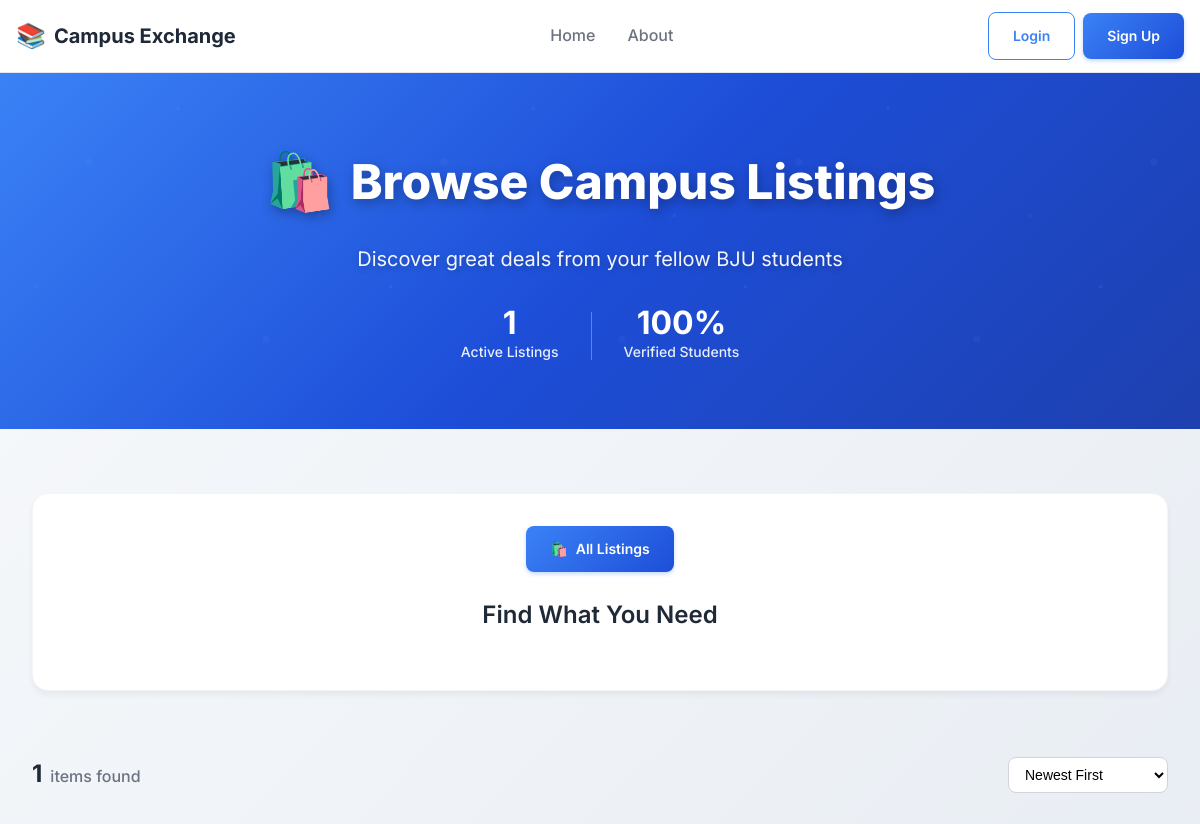
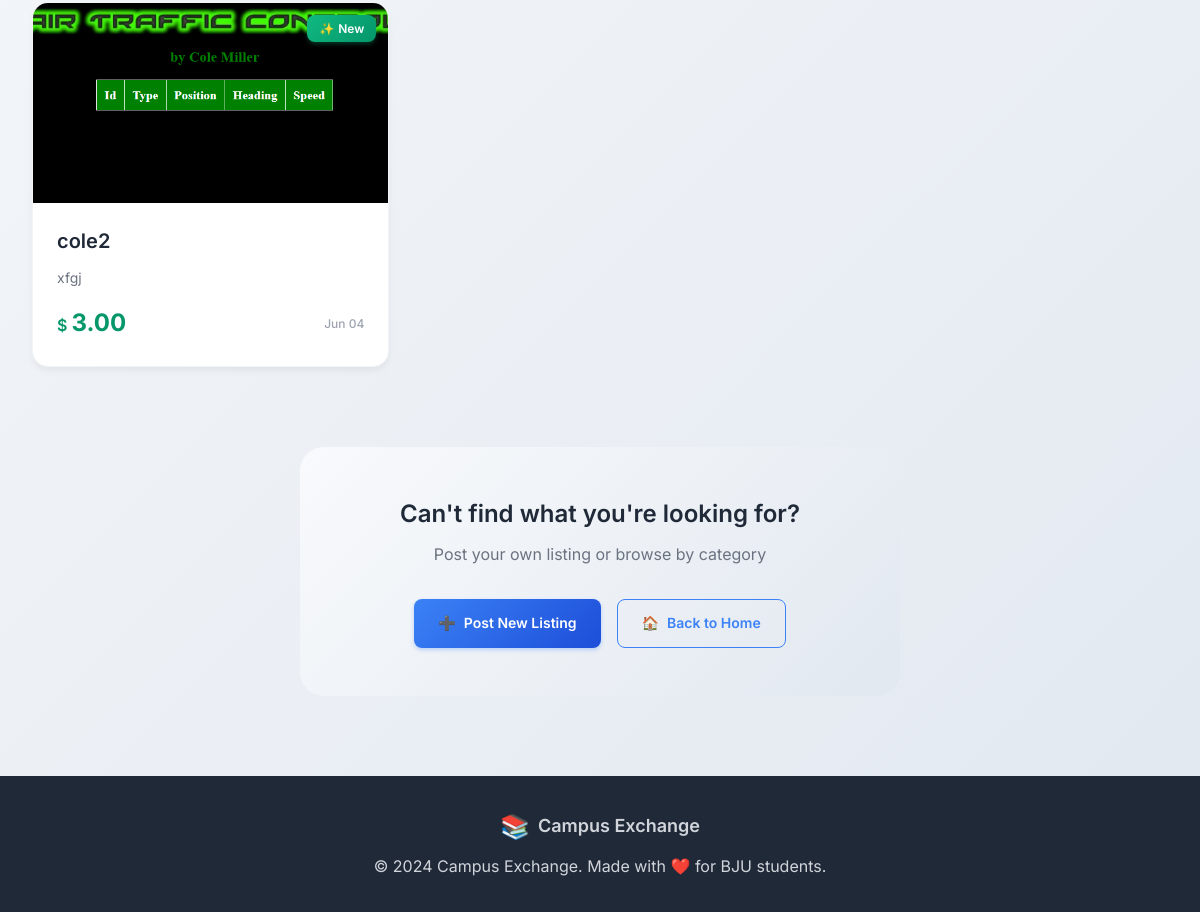
Page /listing/products/ on the earlier database version (2 pictures, top to bottom).
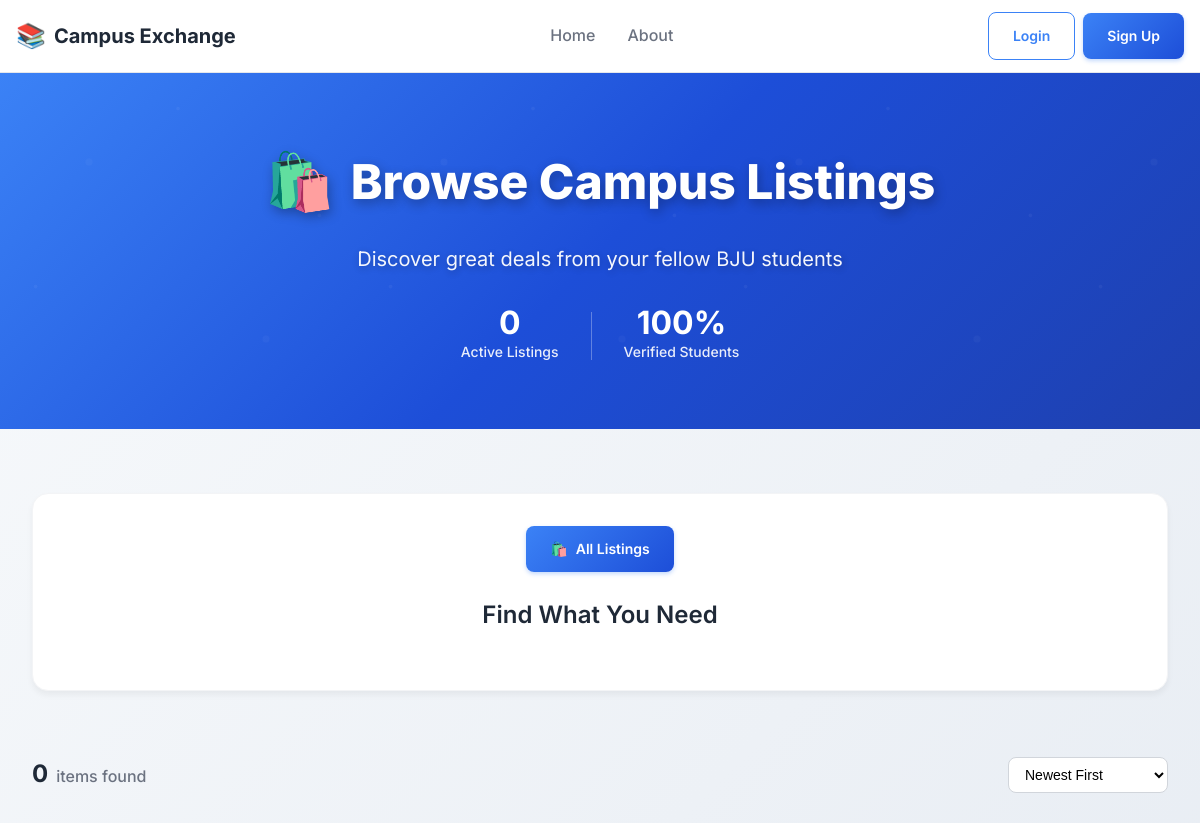
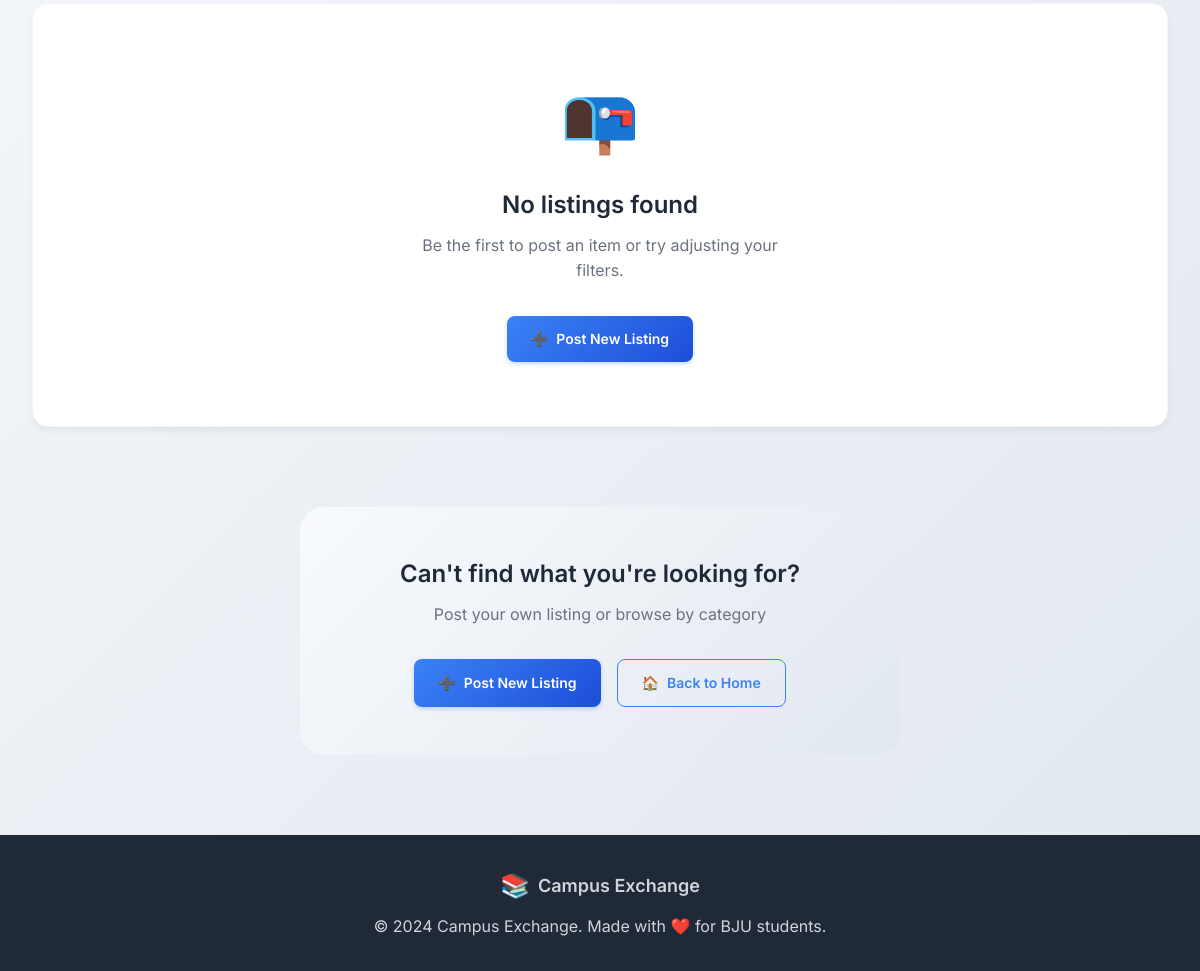
Same page on the later database version (2 pictures, top to bottom).
### listings/models.py (models this page shows, shortened)
class Product(models.Model):
    name = models.CharField(max_length=200)
    description = models.TextField()
    price = models.DecimalField(max_digits=10, decimal_places=2)
    stock = models.PositiveIntegerField()
    created_at = models.DateTimeField(default=timezone.now)
    updated_at = models.DateTimeField(auto_now=True)
    seller = models.ForeignKey(settings.AUTH_USER_MODEL, on_delete=models.CASCADE, related_name='products', null=True, blank=True)

class ProductImage(models.Model):
    product = models.ForeignKey(Product, related_name='images', on_delete=models.CASCADE)
    image = models.ImageField(upload_to='product_images/')
    order = models.PositiveIntegerField(default=0)  # Add ordering field
    class Meta:
        ordering = ['order', 'id']  # Order by order field, then by id (which preserves creation order)

### listings/views.py (the view, shortened to what this page needs)
# urls.py: path('products/', views.product_list, name='product_list'),
def product_list(request):
    query = request.GET.get('q', '')
    my_listings = request.GET.get('my_listings', '')  # Check for my_listings parameter
    products = Product.objects.all()
    if my_listings and request.user.is_authenticated:
        products = products.filter(seller=request.user)
    products = products.prefetch_related('images')
    context = {
        'products': products,
        'showing_my_listings': bool(my_listings and request.user.is_authenticated),
        'current_user': request.user if request.user.is_authenticated else None
    }
    return render(request, 'list.html', context)

### listings/templates/list.html (shortened to what the changed rows need)
{% extends 'layout.html' %}
{% load static %}
{% block css %}
{% load static %}
<link rel="stylesheet" href="{% static 'css/list.css' %}">
{% endblock %}
{% block header %}
<div class="listings-hero">
    <div class="listings-hero-content">
        <h1 class="listings-hero-title">
            <span class="listings-hero-icon">
                {% if showing_my_listings %}
                    👤
                {% else %}
                    🛍️
                {% endif %}
            </span>
            {% if showing_my_listings %}
                My Campus Listings
            {% else %}
                Browse Campus Listings
            {% endif %}
        </h1>
        <div class="listings-hero-stats">
            <div class="stat-item">
                <span class="stat-number">{{ products|length }}</span>
                <span class="stat-label">
                    {% if showing_my_listings %}
                        Your Listings
                    {% else %}
                        Active Listings
                    {% endif %}
                </span>
            </div>
        </div>
    </div>
</div>
{% endblock %}
{% block content %}
<div class="listings-container">
    <section class="filters-section">
        <div class="filters-header">
            <h2 class="filters-title">
                {% if showing_my_listings %}
                    Manage Your Items
                {% else %}
                    Find What You Need
                {% endif %}
            </h2>
        </div>
    </section>
    <section class="products-section">
        <div class="products-header">
            <div class="products-count">
                <span class="count-number">{{ products|length }}</span>
                <span class="count-text">
                    {% if showing_my_listings %}
                        of your items
                    {% else %}
                        items found
                    {% endif %}
                </span>
            </div>
        </div>
        {% if products %}
        <div class="products-grid">
            {% for product in products %}
            <a href="{% url 'product_details' product.id %}" class="product-card">
                <div class="product-image-container">
                    {% if product.images.all %}
                        <img src="{{ product.images.all.0.image.url }}" alt="{{ product.name }}" class="product-image">
                    {% else %}
                        <div class="product-image-placeholder">
                            <span class="placeholder-icon">📷</span>
                            <span class="placeholder-text">No Image</span>
                        </div>
                    {% endif %}
                    <div class="product-badge">
                        <span class="badge-icon">
                            {% if showing_my_listings %}
                                👤
                            {% else %}
                                ✨
                            {% endif %}
                        </span>
                        {% if showing_my_listings %}
                            Yours
                        {% else %}
                            New
                        {% endif %}
                    </div>
                </div>
                <div class="product-info">
                    <h3 class="product-title">{{ product.name }}</h3>
                    <p class="product-description">
                        {% if product.description|length > 60 %}
                            {{ product.description|slice:":60" }}...
                        {% else %}
                            {{ product.description }}
                        {% endif %}
                    </p>
                    <div class="product-footer">
                        <div class="product-price">
                            <span class="price-currency">$</span>
                            <span class="price-amount">{{ product.price }}</span>
                        </div>
                        <div class="product-meta">
                            <span class="product-date">{{ product.updated_at|date:"M d" }}</span>
                        </div>
                    </div>
                </div>
            </a>
            {% endfor %}
        </div>
        {% else %}
        <div class="empty-state">
            <div class="empty-icon">📭</div>
            <h3 class="empty-title">
                {% if showing_my_listings %}
                    No listings yet
                {% else %}
                    No listings found
                {% endif %}
            </h3>
            <p class="empty-description">
                {% if showing_my_listings %}
                    You haven't posted any items yet. Create your first listing to get started!
                {% else %}
                    Be the first to post an item or try adjusting your filters.
                {% endif %}
            </p>
            <a href="/listing/add" class="btn btn-primary">
                <span>➕</span>
                {% if showing_my_listings %}
                    Post Your First Item
                {% else %}
                    Post New Listing
                {% endif %}
            </a>
        </div>
        {% endif %}
    </section>
</div>
{% endblock %}

Differences in the rows shown:
removed Product: images.all.0.image (picture), name "cole2", description "xfgj", price "3.00", updated_at "Jun 04"
Other differences:
{{ products|length }}: "1" → "0"
text now shown: "📭 No listings found Be the first to post an item or try adjusting your filters. ➕ Post New Listing"
